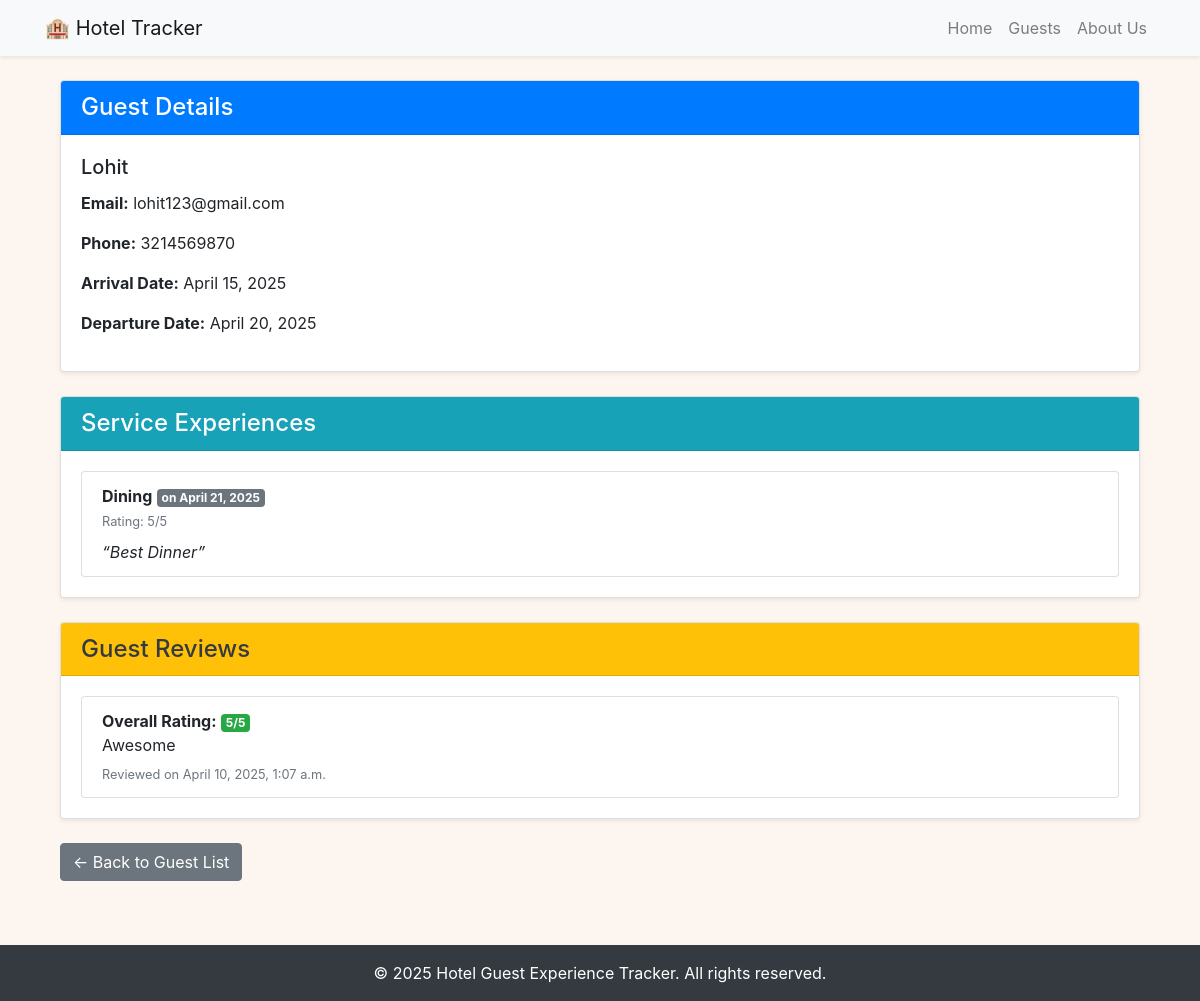
The app's page /guest/3/ with its own data.
### tracker/models.py (models this page shows, shortened)
class Guest(models.Model):
    name = models.CharField(max_length=100)
    email = models.EmailField(unique=True)
    phone = models.CharField(max_length=20, blank=True)
    arrival_date = models.DateField()
    departure_date = models.DateField()

class Experience(models.Model):
    SERVICE_CHOICES = [
        ('ROOM', 'Room Service'),
        ('DINING', 'Dining'),
        ('SPA', 'Spa'),
        ('RECEPTION', 'Reception'),
    ]
    guest = models.ForeignKey(Guest, on_delete=models.CASCADE, related_name='experiences')
    service_type = models.CharField(max_length=20, choices=SERVICE_CHOICES)
    date = models.DateField()
    rating = models.PositiveSmallIntegerField(help_text="Rate from 1 (poor) to 5 (excellent)")
    feedback = models.TextField(blank=True)

class Review(models.Model):
    guest = models.ForeignKey(Guest, on_delete=models.CASCADE, related_name='reviews')
    overall_rating = models.PositiveSmallIntegerField(help_text="Overall experience rating (1-5)")
    comment = models.TextField(blank=True)
    created_at = models.DateTimeField(auto_now_add=True)

### tracker/views.py (the view)
# urls.py: path('guest/<int:pk>/', views.guest_detail, name='guest_detail'),
def guest_detail(request, pk):
    guest = get_object_or_404(Guest, pk=pk)
    experiences = guest.experiences.all()
    reviews = guest.reviews.all()
    context = {
        'guest': guest,
        'experiences': experiences,
        'reviews': reviews,
    }
    return render(request, 'tracker/guest_detail.html', context)

### tracker/templates/tracker/guest_detail.html
{% extends 'tracker/base.html' %}
{% block content %}
<div class="container">
  <div class="card mb-4 shadow-sm">
    <div class="card-header bg-primary text-white">
      <h4 class="mb-0">Guest Details</h4>
    </div>
    <div class="card-body">
      <h5 class="card-title">{{ guest.name }}</h5>
      <p><strong>Email:</strong> {{ guest.email }}</p>
      <p><strong>Phone:</strong> {{ guest.phone }}</p>
      <p><strong>Arrival Date:</strong> {{ guest.arrival_date }}</p>
      <p><strong>Departure Date:</strong> {{ guest.departure_date }}</p>
    </div>
  </div>
  <div class="card mb-4 shadow-sm">
    <div class="card-header bg-info text-white">
      <h4 class="mb-0">Service Experiences</h4>
    </div>
    <div class="card-body">
      {% if experiences %}
        <ul class="list-group">
          {% for experience in experiences %}
            <li class="list-group-item">
              <div class="d-flex justify-content-between align-items-center">
                <div>
                  <strong>{{ experience.get_service_type_display }}</strong> <span class="badge badge-secondary">on {{ experience.date }}</span>
                  <br><small class="text-muted">Rating: {{ experience.rating }}/5</small>
                  {% if experience.feedback %}
                    <p class="mb-0 mt-2"><em>“{{ experience.feedback }}”</em></p>
                  {% endif %}
                </div>
              </div>
            </li>
          {% endfor %}
        </ul>
      {% else %}
        <p class="text-muted">No experience records available.</p>
      {% endif %}
    </div>
  </div>
  <div class="card mb-4 shadow-sm">
    <div class="card-header bg-warning text-dark">
      <h4 class="mb-0">Guest Reviews</h4>
    </div>
    <div class="card-body">
      {% if reviews %}
        <ul class="list-group">
          {% for review in reviews %}
            <li class="list-group-item">
              <strong>Overall Rating:</strong>
              <span class="badge badge-success">{{ review.overall_rating }}/5</span>
              <p class="mb-1">{{ review.comment }}</p>
              <small class="text-muted">Reviewed on {{ review.created_at }}</small>
            </li>
          {% endfor %}
        </ul>
      {% else %}
        <p class="text-muted">No reviews available.</p>
      {% endif %}
    </div>
  </div>
  <a class="btn btn-secondary" href="{% url 'guest_list' %}">← Back to Guest List</a>
</div>
{% endblock %}

### tracker/templates/tracker/base.html (style rules this page uses)
body { background-color: #fdf6f0; }
html { scroll-behavior: smooth; }

### records on screen
Guest: name "Lohit", email "lohit123@gmail.com", phone "3214569870", arrival_date "April 15, 2025", departure_date "April 20, 2025"
Experience: service_type "Dining", date "April 21, 2025", rating "5", feedback "Best Dinner"
Review: overall_rating "5", comment "Awesome", created_at "April 10, 2025, 1:07 a.m."
